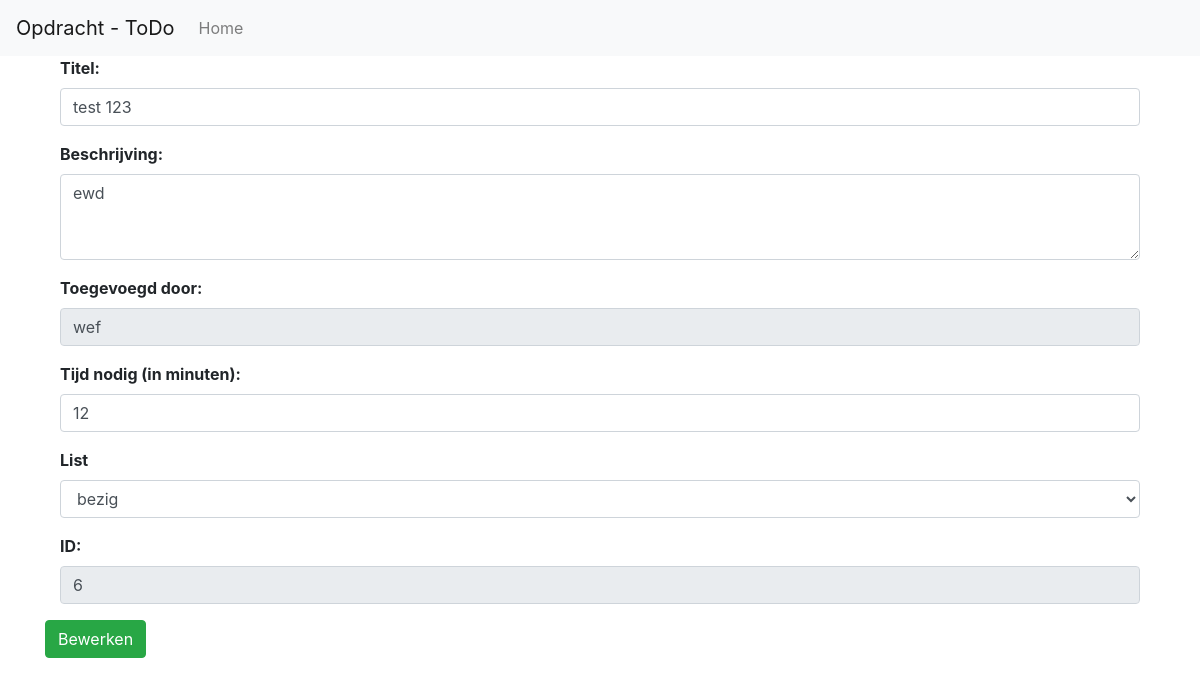
Page /edit.php?user_id=6 on the committed database.
### functions.php (called while the page is built, shortened)
<?php
function openDatabaseConnection() {
	$servername = "localhost";
	$username = "root";
	$password = "mysql";
	try {
		$conn = new PDO("mysql:host=$servername;dbname=php-todo", $username, $password);
		$conn->setAttribute(PDO::ATTR_ERRMODE, PDO::ERRMODE_EXCEPTION);
		return $conn;
	}
	catch(PDOException $e) {
		echo "Connection failed: " . $e->getMessage();
	}
}
function getAllLists() {
	$conn = openDatabaseConnection();
	$query = $conn->prepare("SELECT * FROM `lists`");
	if ($query->execute()) {
		$result = $query->fetchAll();
		return $result;
	} else {
		$message = "Oeps! Er is iets fout gegaan, probeer het opnieuw.";
		echo "<script type='text/javascript'>alert('$message'); window.location='index.php';</script>";
	}
}
function getItemsFromID($id) {
	$conn = openDatabaseConnection();
	$query = $conn->prepare("SELECT * FROM `todo-items` WHERE `id` = :id");
	if ($query->execute([':id' => $id])) {
		$result = $query->fetch();
		return $result;
	} else {
		$message = "Oeps! Er is iets fout gegaan, probeer het opnieuw.";
		echo "<script type='text/javascript'>alert('$message'); window.location='index.php';</script>";
	}
}
?>

### edit.php (the view, shortened to what this page needs)
<?php
require 'functions.php';
$id = $_GET['user_id'];
$data = getItemsFromID($id);
$lists = getAllLists();
?>
<!DOCTYPE html>
<html>
<head>
	<?php include 'elements/header.php'; ?>
	<div class="container">
		<div class="row">
			<div class="col-md-12">
				<form method="post" action="edit.php?action=update_task">
					<div class="container">
						<div class="form-group">
							<label for="exampleFormControlInput1">Titel:</label>
							<input type="text" class="form-control" placeholder="Titel van het item..." name="title" value="<?=$data['title']?>">
						</div>
						<div class="form-group">
							<label for="exampleFormControlTextarea1">Beschrijving:</label>
							<textarea class="form-control" rows="3" placeholder="Beschrijving van het item..." name="description"><?=$data['description']?></textarea>
						</div>
						<div class="form-group">
							<label for="exampleFormControlInput1">Toegevoegd door:</label>
							<input type="text" class="form-control" name="user" value="<?=$data['user']?>" readonly="true">
						</div>
						<div class="form-group">
							<label for="exampleFormControlInput1">Tijd nodig (in minuten):</label>
							<input type="text" class="form-control" name="duration" value="<?=$data['duur']?>">
						</div>
						<div class="form-group">
							<label for="inputStatus">List</label>
							<select id="inputStatus" class="form-control" name="list">
								<?php foreach ($lists as $list) {
									$selected = '';
									if ($data['list'] == $list['id']) {
									 	$selected = 'selected';
									} ?>
									<option value="<?=$list['id']?>" <?=$selected?>><?=$list['name']?></option>
								<?php } ?>
							</select>
						</div>
						<div class="form-group">
							<label for="exampleFormControlInput1">ID:</label>
							<input type="text" class="form-control" name="id" readonly="true" value="<?=$data['id']?>">
						</div>
					</div>
					<button type="submit" class="btn btn-success">Bewerken</button>
				</form>
			</div>
		</div>
	</div>
</body>
</html>

### css/style.css (style rules this page uses)
form label { font-weight: bold; }

### rows in the picture
todo-items: title "test 123", description "ewd", user "wef", duration "12", id "6"

### other values in the picture
form field list "bezig"
